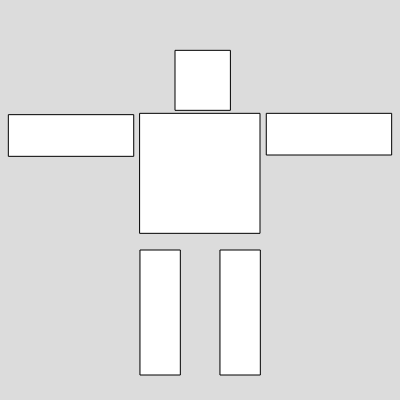
Frame 1 (no input)
Frame 60 (no input): identical to frame 1, image omitted
Frame 120 (the mouse pressed at the canvas centre since frame 60): identical to frame 1, image omitted

The p5.js sketch that drew this single still picture (run headless with seeded random() and noise() and a simulated clock; from frame 60 on, the mouse is pressed at the canvas centre):

// p5.js sketch
// ── sketch.js
var bracoDireito = 180;
var bracoEsquerdo = 0;
var aux1 = 0
var aux2 = 0
function setup() {
  createCanvas(400, 400);
  x = 100
  y = 100
  bQuad = 120
  hQuad = bQuad

}

function draw() {
  background(220);
  //cabeça
  push();
  translate(width / 2, (height / 3) - 23)
  rotate(radians(180))
  rect(-30, 0, 55, 60)
  pop()
  

  ///tronco
  push();
  translate(width / 2, (height / 3) - 20)
  rect(-60, 0, hQuad, bQuad)
  pop();
  

  //braço direito
  push();

  translate(width / 3, height / 3);
  rotate(radians(bracoDireito))
  rect(0, -23, 125, 125 / 3);
  pop();
 

  //braço esquerdo
  push();
  translate((width / 2) + width / 6, height / 3);
  rotate(radians(bracoEsquerdo))
  rect(0, -20, 125, 125 / 3);
  pop();
  // braço esquerdo

  //perna esquerda
  push();
  translate((width / 2) - 43, (height / 2) + x / 2.5);
  rotate(radians(0))
  rect(-16.66, 10, 40, 125);
  pop();
  

  //perna esquerda
  push();
  translate((width / 2) + 43, (height / 2) + x / 2.5);
  rotate(radians(0))
  rect(-22.66, 10, 40, 125);
  pop();

  
}

function keyTyped() {

  if (key == 'd' || key == 'D') {
    if (aux1 % 2 == 0) {
      bracoDireito = 165;
      aux1 = 0
    } else {
      bracoDireito = 180;
    }
    aux1++;
  } else if (key == 'e' || key == 'E') {
    if (aux2 % 2 == 0) {
      bracoEsquerdo = -15;
      aux2 = 0
    } else {
      bracoEsquerdo = 0;
    }
    aux2++;
  }
}
